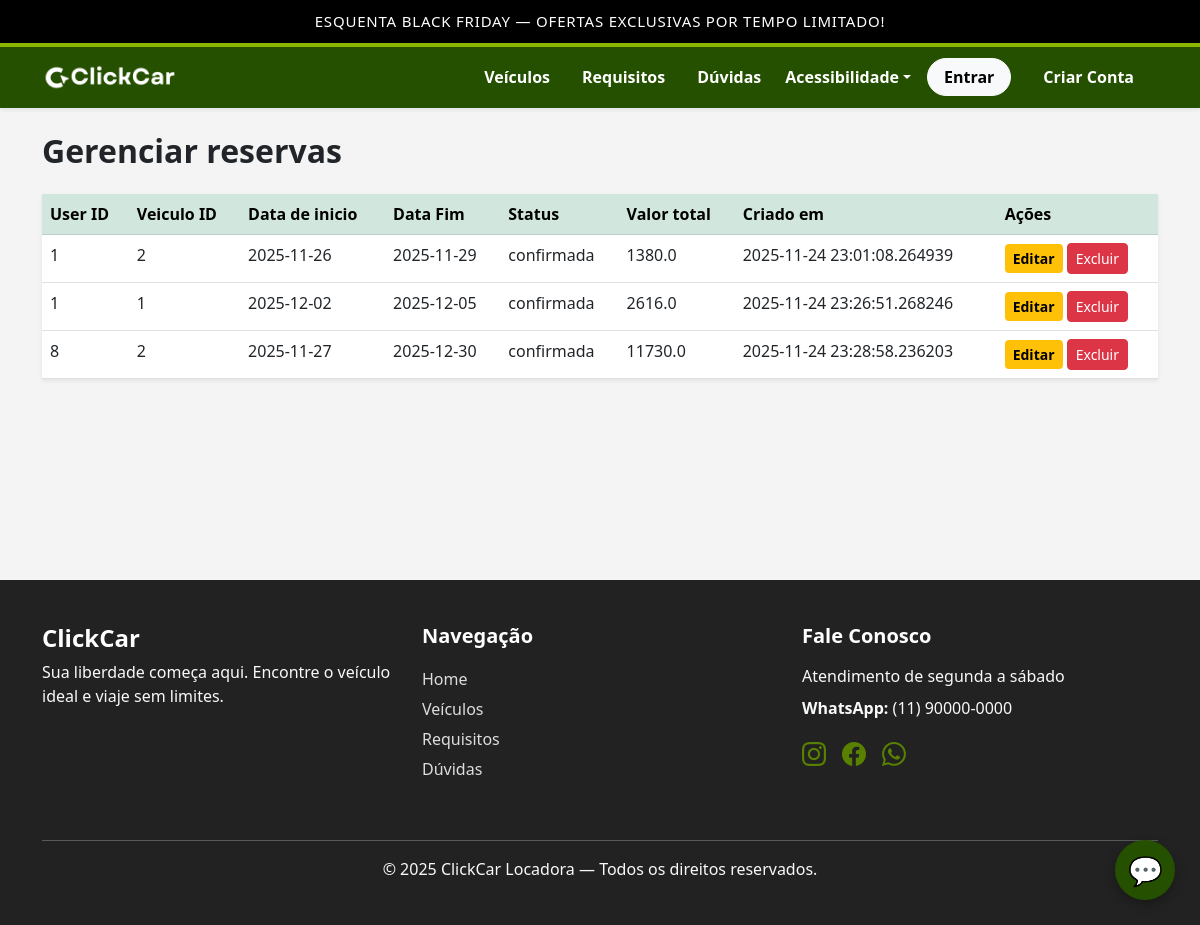
/admin/reservas, run on an earlier commit of the app's database.
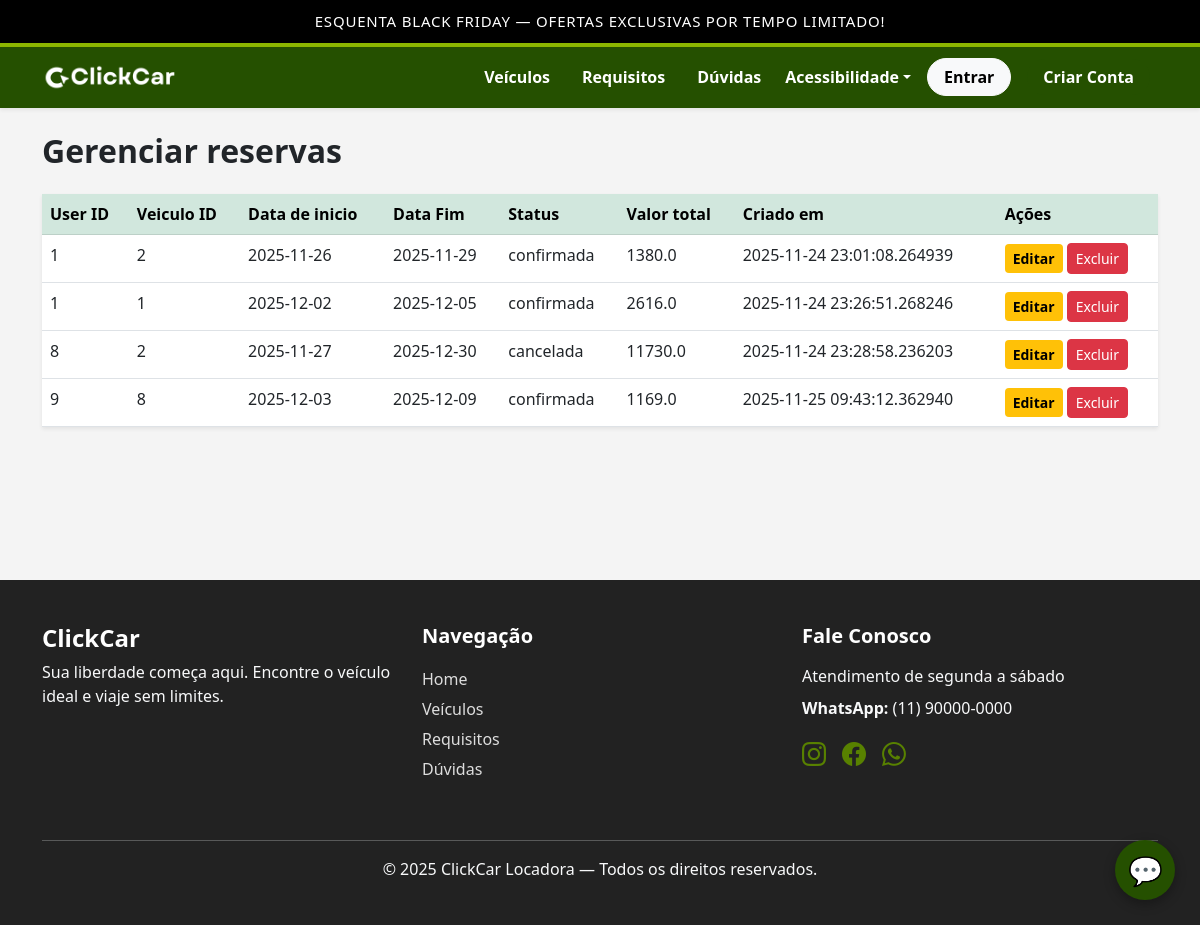
And on a later commit of the database.
### models/models.py (models this page shows)
class Reserva(db.Model):
    __tablename__ = 'reservas'
    id = db.Column(db.Integer, primary_key=True)
    user_id = db.Column(db.Integer, db.ForeignKey(
        'usuarios.id'), nullable=False)
    veiculo_id = db.Column(db.Integer, db.ForeignKey(
        'veiculos.id'), nullable=False)
    data_inicio = db.Column(db.Date, nullable=False)
    data_fim = db.Column(db.Date, nullable=False)
    status = db.Column(db.String(30), default='pendente')
    valor_total = db.Column(db.Float)
    criado_em = db.Column(db.DateTime, default=datetime.utcnow)
    veiculo = db.relationship('Veiculo', backref='reservas')

### controllers/controller.py (the view)
@main.route("/admin/reservas")
def listar_reservas():
    db = SessionLocal()
    reservas = db.query(Reserva).all()
    return render_template("admin/rentals/list.html", reservas=reservas)

### templates/admin/rentals/list.html (shortened to what this page needs)
{% extends 'base.html' %}
{% block content %}
<h2 class="fw-bold mb-4">Gerenciar reservas</h2>
<table class="table table-hover shadow-sm bg-white">
    <thead class="table-success">
        <tr>
            <th>User ID</th>
            <th>Veiculo ID</th>
            <th>Data de inicio</th>
            <th>Data Fim</th>
            <th>Status</th>
            <th>Valor total</th>
            <th>Criado em</th>
            <th> Ações </th>
        </tr>
    </thead>
    <tbody>
        {% for r in reservas %}
        <tr>
            <td>{{ r.user_id }}</td>
            <td>{{ r.veiculo_id }}</td>
            <td>{{ r.data_inicio }}</td>
            <td>{{ r.data_fim }}</td>
            <td>{{ r.status }}</td>
            <td>{{ r.valor_total  }}</td>
            <td>{{ r.criado_em }}</td>
            <td>
                <a href="{{ url_for('main.edit_reserva',id=r.id) }}" class="btn btn-warning btn-sm">Editar</a>
                <a href="{{ url_for('main.excluir_reserva',reserva_id=r.id) }}"
                   onclick="return confirm('Excluir cliente?')"
                   class="btn btn-danger btn-sm">Excluir</a>
            </td>
        </tr>
        {% endfor %}
    </tbody>
</table>
{% endblock %}

### templates/base.html (shortened to what this page needs)
<!DOCTYPE html>
<html lang="pt-br">
<head>
    <link rel="stylesheet" href="{{ url_for('static', filename='css/style.css') }}">
    <link href="https://cdn.jsdelivr.net/npm/bootstrap@5.3.0/dist/css/bootstrap.min.css" rel="stylesheet">
    <link rel="stylesheet" href="https://cdn.jsdelivr.net/npm/bootstrap-icons@1.11.3/font/bootstrap-icons.min.css">
</head>
<body>
<div class="promo-bar">
    ESQUENTA BLACK FRIDAY — OFERTAS EXCLUSIVAS POR TEMPO LIMITADO!
</div>
<nav class="navbar navbar-expand-lg main-nav shadow-sm">
    <div class="container">
        <a class="navbar-brand py-0" href="{{ url_for('main.index') }}">
            <img src="{{ url_for('static', filename='img/logo.png') }}"
                alt="ClickCar Logo"
                style="max-height: 45px; width: auto;">
        </a>
        <div class="collapse navbar-collapse" id="menu">
            <ul class="navbar-nav ms-auto align-items-center">
                <li class="nav-item mx-2">
                    <a data-i18n="vehicles" class="nav-link nav-prof" href="{{ url_for('main.listar_veiculos') }}">Veículos</a>
                </li>
                <li class="nav-item mx-2">
                    <a data-i18n="requirements" class="nav-link nav-prof" href="{{ url_for('main.requisitos') }}">Requisitos</a>
                </li>
                <li class="nav-item mx-2">
                    <a data-i18n="faq" class="nav-link nav-prof" href="{{ url_for('main.faq') }}">FAQ</a>
                </li>
                <li class="nav-item dropdown">
                    <a data-i18n="accessibility" class="nav-link dropdown-toggle" href="#" id="accessibilityMenu" role="button" data-bs-toggle="dropdown">
                    </a>
                </li>
                {% if current_user.is_authenticated %}
                    {% if current_user.perfil.nome_perfil == 'Cliente' %}
                    <li class="nav-item mx-2">
                        <a data-i18n="my_area" class="btn btn-light rounded-pill px-3 fw-semibold" href="{{ url_for('main.customer_dashboard') }}">
                            Minha Área
                        </a>
                    </li>
                    {% endif %}
                    {% if current_user.perfil.nome_perfil == 'Admin' %}
                    <li class="nav-item dropdown mx-2">
                        <a data-i18n="admin" class="nav-link dropdown-toggle nav-prof" href="#" role="button" data-bs-toggle="dropdown">
                            Admin
                        </a>
                        <ul class="dropdown-menu">
                            <li><a class="dropdown-item fw-bold" href="{{ url_for('main.admin_dashboard') }}">Dashboard</a></li>
                            <li><hr class="dropdown-divider"></li>
                            <li><a class="dropdown-item" href="{{ url_for('main.admin_listar_veiculos') }}">Veículos</a></li>
                            <li><a class="dropdown-item" href="{{ url_for('main.novo_tipo') }}">Tipos</a></li>
                            <li><a class="dropdown-item" href="{{ url_for('main.admin_listar_clientes') }}">Clientes</a></li>
                            <li><a class="dropdown-item" href="{{ url_for('main.admin_usuario_page') }}">Usuários</a></li>
                            <li><a class="dropdown-item" href="{{ url_for('main.listar_reservas') }}">Reservas</a></li>
                        </ul>
                    </li>
                    {% endif %}
                    <li class="nav-item mx-2">
                        <a data-i18n="logout" class="btn btn-outline-light rounded-pill px-3 fw-semibold" href="{{ url_for('main.logout') }}">
                            Sair
                        </a>
                    </li>
                {% else %}
                    <li class="nav-item mx-2">
                        <a data-i18n="login" class="btn btn-light rounded-pill px-3 fw-semibold" href="{{ url_for('main.login') }}">
                        </a>
                    </li>
                    <li class="nav-item mx-2">
                        <a data-i18n="create_account" class="btn btn-primary rounded-pill px-3 fw-semibold" href="{{ url_for('main.register') }}">
                        </a>
                    </li>
                {% endif %}
            </ul>
        </div>
    </div>
</nav>
<div class="container content-box mt-4">
    {% block content %}{% endblock %}
</div>
<footer class="footer mt-5">
    <div class="container py-4">
        <div class="row text-center text-md-start">
            <div class="col-md-4 mb-4">
                <h4 class="fw-bold text-white">ClickCar</h4>
                <p class="text-light">
                    Sua liberdade começa aqui.
                    Encontre o veículo ideal e viaje sem limites.
                </p>
            </div>
            <div class="col-md-4 mb-4">
                <h5 class="fw-bold text-white mb-3">Navegação</h5>
                <ul class="list-unstyled">
                    <li><a href="{{ url_for('main.index') }}" class="footer-link">Home</a></li>
                    <li><a data-i18n="vehicles" href="{{ url_for('main.listar_veiculos') }}" class="footer-link">Veículos</a></li>
                    <li><a data-i18n="requirements" href="{{ url_for('main.requisitos') }}" class="footer-link">Requisitos para Locação</a></li>
                    <li><a data-i18n="faq" href="{{ url_for('main.faq') }}" class="footer-link">Dúvidas Frequentes</a></li>
                </ul>
            </div>
            <div class="col-md-4 mb-4">
                <h5 class="fw-bold text-white mb-3">Fale Conosco</h5>
                <p class="text-light mb-2">Atendimento de segunda a sábado</p>
                <p class="text-light"><strong>WhatsApp:</strong> (11) 90000-0000</p>
                <div class="d-flex gap-3 justify-content-center justify-content-md-start mt-3">
                    <a href="#" class="social-icon"><i class="bi bi-instagram"></i></a>
                    <a href="#" class="social-icon"><i class="bi bi-facebook"></i></a>
                    <a href="#" class="social-icon"><i class="bi bi-whatsapp"></i></a>
                </div>
            </div>
        </div>
        <hr class="text-light">
        <p class="text-center text-light mb-0">
            © 2025 ClickCar Locadora — Todos os direitos reservados.
        </p>
    </div>
</footer>
<div id="chat-button">💬</div>
</body>
</html>

### static/css/style.css (style rules this page uses)
.content-box { min-height: 50vh; }
.footer { background: #222; color: #eee; }
.footer-link { color: #ddd; text-decoration: none; display: block; padding: 3px 0; }
.social-icon { font-size: 1.5rem; color: var(--yellow); transition: 0.2s; }
.promo-bar { width: 100%; background: #000; color: #fff; font-weight: 500; text-align: center; padding: 10px 0; letter-spacing: .8px; border-bottom: 4px solid #8db600; font-size: 15px; }
.main-nav { background-color: #255000; padding: 12px 0; }
.navbar-brand { color: #fff !important; font-weight: 800; letter-spacing: .5px; }
.nav-prof { color: #fff !important; font-weight: 600; position: relative; }
.navbar .btn { transition: .2s; }
#chat-button { position: fixed; bottom: 25px; right: 25px; background: var(--primary-green); color: white; width: 60px; height: 60px; border-radius: 50%; display: flex; justify-content: center; align-items: center; cursor: pointer; font-size: 28px; box-shadow: 0 4px 12px rgba(0,0,0,0.3); transition: .2s; z-index: 9999; }
:root { --bg-body: #F4F4F4; --bg-card: #ffffff; --text-color: #333333; --text-muted: #6c757d; }
.btn-warning { background-color: #ffc107 !important; border-color: #ffc107 !important; color: #000000 !important; font-weight: 600; }

### templates/base.html (style rules this page uses)
:root { --primary-green: #255000; --yellow: #588100; --light-gray: #F4F4F4; --dark: #333; }
body { background-color: var(--light-gray); }
.navbar { background-color: var(--primary-green) !important; }
.navbar-brand, .nav-link, .navbar-text { color: white !important; font-weight: 600; }
.btn-primary { background-color: var(--primary-green); border: none; }
.btn-warning { background-color: var(--yellow); color: black; border: none; font-weight: 600; }
footer { margin-top: 40px; padding: 20px; background: var(--dark); color: white; text-align: center; }

What changed in the data, as far as the page shows it:
changed Reserva: status "confirmada" → "cancelada"
added Reserva: user_id "9", veiculo_id "8", data_inicio "2025-12-03", data_fim "2025-12-09", status "confirmada", valor_total "1169.0", criado_em "2025-11-25 09:43:12.362940"
